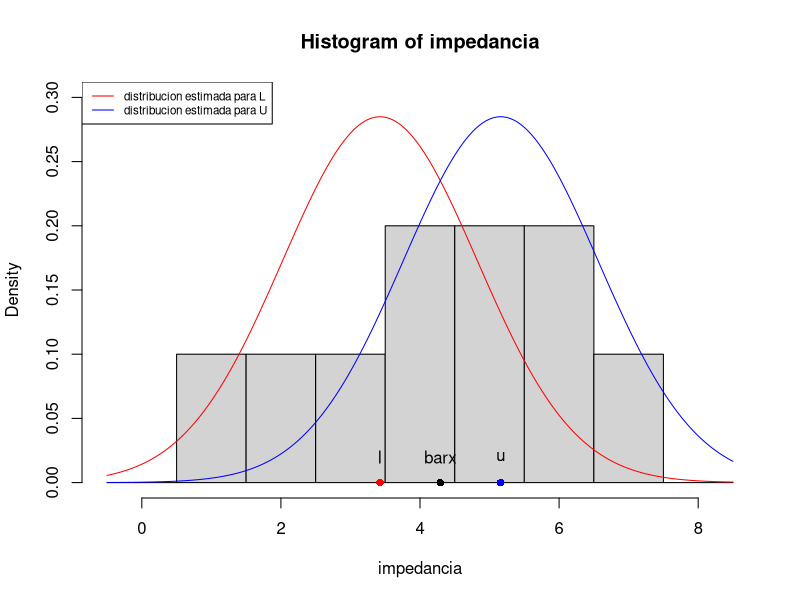
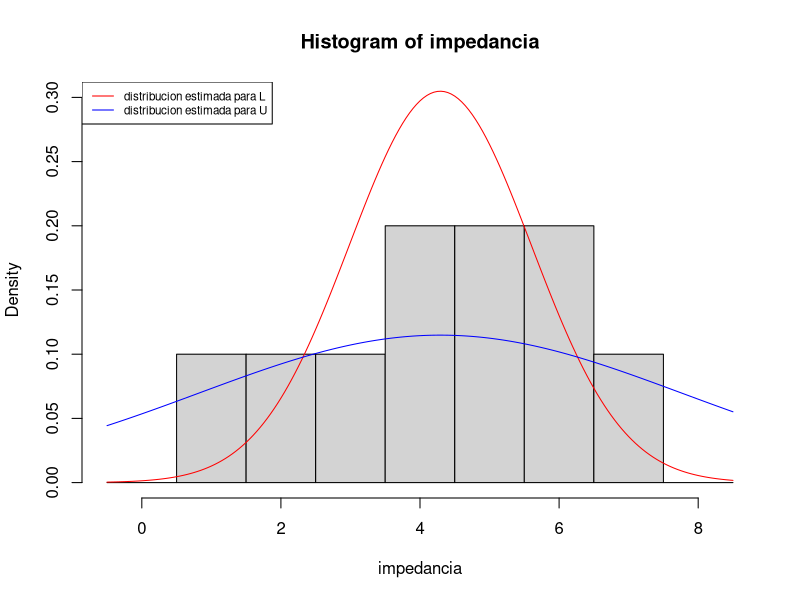

These figures' R source, in order:
## ---- chunk 1
impedancia <- c(3.5, 5.0, 3.72, 2.2, 5.8, 6.9, 3.8, 6.3, 5.0, 0.7)
## ---- chunk 2
barx <- mean(impedancia)
barx
## ---- chunk 3
z0.025 <- qnorm(0.025)
z0.025 
z0.925 <- qnorm(0.925)
z0.925 
## ---- chunk 4
fsup <- 1.959964*1.4/sqrt(10)
fsup
## ---- chunk 5
CI <- c(barx-fsup,barx+fsup)
CI
## ---- chunk 6
#rango de valores observables
x <- seq(-0.5,8.5,0.05)

#histograma de mediciones
hist(impedancia, br=seq(-0.5,8.5), freq=FALSE, col="lightgrey", ylim=c(0, 0.3))

#distribucion para L
lines(x,dnorm(x, mean=CI[1], sd=1.4), col="red")

#distribucion para U
lines(x,dnorm(x, mean=CI[2], sd=1.4), col="blue")

legend("topleft",c("distribucion estimada para L", "distribucion estimada para U"), col=c("red","blue"), lty=1, cex=0.7 )

#xbar
points(barx, 0, pch=16)
text(barx, 0.02, "barx")

#l
points(CI[1], 0, pch=16,col="red")
text(CI[1], 0.02, "l")

#u
points(CI[2], 0, pch=16,col="blue")
text(CI[2], 0.02, "u")
## ---- chunk 7
shapiro.test(impedancia)
## ---- chunk 8
library(TeachingDemos) 
z.test(impedancia, sd=1.4)
## ---- chunk 9
t0.025 <- qt(0.025,df=9)
t0.025
t0.975 <- qt(0.975,df=9)
t0.975
## ---- chunk 10
barx <- mean(impedancia)
barx
s <-sd(impedancia)
s
## ---- chunk 11
fsup <- 2.262157*s/sqrt(10)
fsup
CI <- c(barx-fsup,barx+fsup)
CI
## ---- chunk 12
 t.test(impedancia, conf.level = 0.95)
## ---- chunk 13
s<-sd(impedancia)
s^2
## ---- chunk 14
chi0.025 <- qchisq(0.025, df=9)
chi0.025
chi0.975 <- qchisq(0.975, df=9)
chi0.975
## ---- chunk 15
n <- 10
CI<-c(s^2*(n-1)/chi0.975, s^2*(n-1)/chi0.025)
CI
## ---- chunk 16
sigma.test(impedancia)
## ---- chunk 17
x <- seq(-0.5,8.5,0.05)

hist(impedancia, br=seq(-0.5,8.5), freq=FALSE, col="lightgrey", ylim=c(0, 0.3))

lines(x,dnorm(x, mean=barx, sd=sqrt(CI[1])), col="red")
lines(x,dnorm(x, mean=barx, sd=sqrt(CI[2])),col="blue")

legend("topleft",c("distribucion estimada para L", "distribucion estimada para U"), col=c("red","blue"), lty=1, cex=0.7 )
